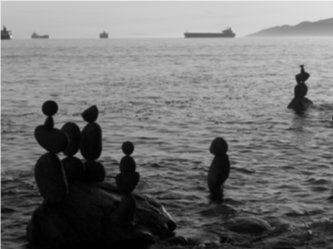
#> input picture 2526-2/img/week9/code/beach.png, 333 x 249 px, given in place of pepper.jpg, which was not available
$ python make_figures.py
#> lines starting #> are read from the running program, lines starting #| are printed output that depends on the picture; after the words box and inside, x2 and y2 are one past the last pixel; in counts of white or black regions, pixels touching at a corner belong together; pictures that were not available may be replaced by others from this repository, and a replacement may not be noted
from pathlib import Path

import matplotlib.pyplot as plt
import numpy as np
from PIL import Image
from scipy import ndimage, signal


ROOT = Path(__file__).resolve().parents[1]
COURSE_ROOT = Path(__file__).resolve().parents[5]
SOURCE = COURSE_ROOT / "slides" / "phần 1" / "week4" / "code"


def load_rgb(name, max_side=None):
#> called with name = 'pepper.jpg', max_side = 360
    img = Image.open(SOURCE / name).convert("RGB")
    if max_side:
        img.thumbnail((max_side, max_side), Image.Resampling.LANCZOS)
    return np.asarray(img).astype(np.float32)


def save_grid(filename, images, titles, cols=None, figsize=None):
#> called with filename = 'filtering-results.png', cols = 5, figsize = (11, 3)
    if cols is None:
        cols = len(images)
    rows = int(np.ceil(len(images) / cols))
#> rows = 1
    if figsize is None:
        figsize = (3.2 * cols, 3.0 * rows)
    fig, axes = plt.subplots(rows, cols, figsize=figsize)
    axes = np.atleast_1d(axes).ravel()
    for ax, img, title in zip(axes, images, titles):
        ax.imshow(np.clip(img, 0, 255).astype(np.uint8))
        ax.set_title(title, fontsize=12, pad=8)
        ax.axis("off")
#> this loop made 5 passes
#> title on passes 1 to 5: 'Gốc', 'Box 9x9', 'Gaussian', 'Median 7x7', 'Unsharp'
    for ax in axes[len(images):]:
        ax.axis("off")
#> this loop made 0 passes
    fig.tight_layout(pad=0.6)
    fig.savefig(ROOT / filename, dpi=180, bbox_inches="tight")
    plt.close(fig)


def per_channel(img, fn):
    return np.dstack([fn(img[..., c]) for c in range(img.shape[-1])])


def gaussian(img, sigma):
    return per_channel(img, lambda ch: ndimage.gaussian_filter(ch, sigma=sigma))


def uniform(img, size):
    return per_channel(img, lambda ch: ndimage.uniform_filter(ch, size=size))


def median(img, size):
    return per_channel(img, lambda ch: ndimage.median_filter(ch, size=size))


def make_filtering_results():
    img = load_rgb("pepper.jpg", max_side=360)
    box = uniform(img, 9)
    gauss = gaussian(img, 2)
    med = median(img, 7)
    blur = gaussian(img, 2.5)
    sharp = np.clip(1.7 * img - 0.5 * blur, 0, 255)
    save_grid(
        "filtering-results.png",
        [img, box, gauss, med, sharp],
        ["Gốc", "Box 9x9", "Gaussian", "Median 7x7", "Unsharp"],
        cols=5,
        figsize=(11, 3),
    )


def correlate_rgb(img, kernel, boundary):
    mode = "same"
    return per_channel(
        img,
        lambda ch: signal.correlate2d(ch, kernel, mode=mode, boundary=boundary, fillvalue=0),
    )


def make_boundary_modes():
    img = load_rgb("pepper.jpg", max_side=300)
    kernel = np.zeros((81, 81), dtype=np.float32)
#> kernel: shape (81, 81) float32; every value is 0
    kernel[10, 64] = 1.0
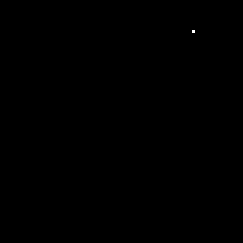
#> kernel: shape (81, 81) float32 (shown 3 times larger); values 0 (black) and 1 (white), 0.02% white in thin lines or dots, all inside (x1, y1, x2, y2) = (64, 10, 65, 11)
    fill = correlate_rgb(img, kernel, "fill")
    wrap = correlate_rgb(img, kernel, "wrap")
    symm = correlate_rgb(img, kernel, "symm")
#> in per_channel (call 7), `return np.dstack([fn(img[..., c]) for c in range(img.shape[-1])])`:
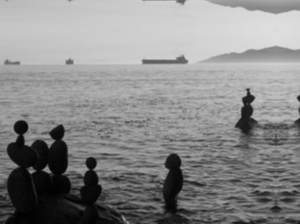
#> returned value: shape (224, 300, 3) float32; min 0, max 223, mean 137.5
    save_grid(
        "boundary-modes.png",
        [img, fill, wrap, symm],
        ["Gốc", "fill = 0", "wrap", "symm"],
        cols=4,
        figsize=(9, 3),
    )
#> the loop in save_grid (call 2), `for ax, img, title in zip(axes, images, titles):` made 4 passes


def make_box_vs_gaussian():
    img = load_rgb("wheatfield.jpg", max_side=520)
#> call 3 of load_rgb, with name = 'wheatfield.jpg', max_side = 520
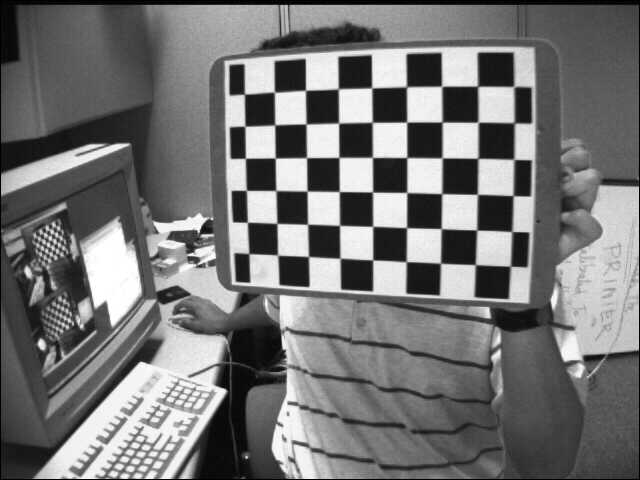
#> input picture 2526-2/img/week9/code/example.jpg, 640 x 480 px, given in place of wheatfield.jpg, which was not available
    crop = img[140:460, 170:490]
    box = uniform(crop, 21)
    gauss = gaussian(crop, 4.0)
#> in per_channel (call 9), `return np.dstack([fn(img[..., c]) for c in range(img.shape[-1])])`:
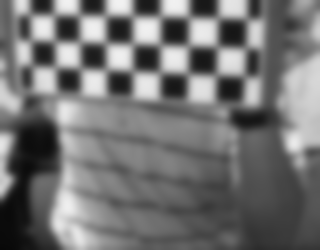
#> returned value: shape (250, 320, 3) float32; min 8.4, max 242, mean 115.6
    save_grid(
        "box-vs-gaussian.png",
        [crop, box, gauss],
        ["Gốc", "Box 21x21", "Gaussian 21x21"],
        cols=3,
        figsize=(8.4, 3),
    )


def make_median_noise():
    rng = np.random.default_rng(7)
    img = load_rgb("pepper.jpg", max_side=360)
    noisy = img.copy()
    mask = rng.random(img.shape[:2])
    noisy[mask < 0.035] = 0
    noisy[(mask >= 0.035) & (mask < 0.07)] = 255
    med = median(noisy, 5)
    gauss = gaussian(noisy, 1.2)
    save_grid(
        "median-noise.png",
        [img, noisy, gauss, med],
        ["Gốc", "Salt-pepper", "Gaussian", "Median 5x5"],
        cols=4,
        figsize=(9, 3),
    )


def make_unsharp():
    img = load_rgb("wheatfield_ori.jpg", max_side=700)
    crop = img[80:390, 170:760]
#> crop: shape (310, 470, 3) float32
    blur = gaussian(crop, 4.0)
    mask = np.clip((crop - blur) * 2 + 128, 0, 255)
#> mask: shape (310, 470, 3) float32
    sharp = np.clip(crop + 1.4 * (crop - blur), 0, 255)
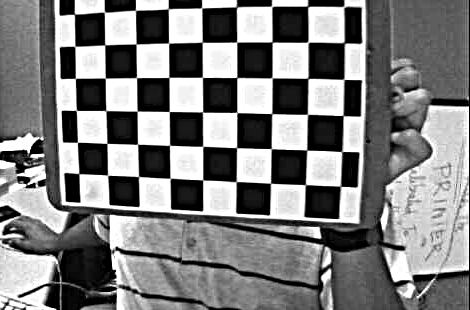
#> sharp: shape (310, 470, 3) float32; min 0, max 255, mean 127.2
    save_grid(
        "unsharp-masking.png",
        [crop, blur, mask, sharp],
        ["Gốc", "Làm mờ", "Mặt nạ", "Sắc nét hơn"],
        cols=4,
        figsize=(10, 3),
    )


def make_shading_correction():
    n = 360
    yy, xx = np.mgrid[0:n, 0:n]
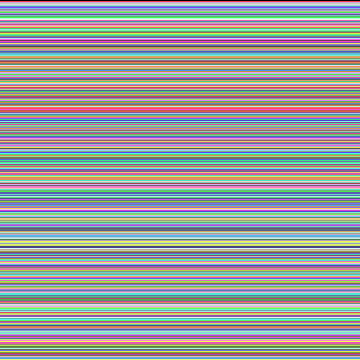
#> yy: shape (360, 360) int64; 360 distinct labels, from 0 to 359; one colour per label, 0 black
    checker = (((xx // 36) + (yy // 36)) % 2).astype(np.float32)
#> checker: shape (360, 360) float32; values 0 (black) and 1 (white), 50% white; 1 white region, box (x1, y1, x2, y2) and area: (0, 0, 360, 360) 64800
    base = 70 + 145 * checker
    shade = 0.55 + 0.45 * (xx / n) + 0.15 * np.sin(2 * np.pi * yy / n)
    observed = np.clip(base * shade, 0, 255)
    estimate = ndimage.gaussian_filter(observed, sigma=28)
    corrected = observed / np.maximum(estimate, 1) * np.mean(estimate)
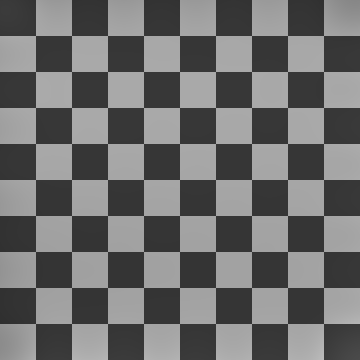
#> corrected: shape (360, 360) float64; min 47.53, max 188.3, mean 109.8
    observed_rgb = np.dstack([observed] * 3)
    estimate_rgb = np.dstack([estimate] * 3)
    corrected_rgb = np.dstack([corrected] * 3)
    save_grid(
        "shading-correction.png",
        [observed_rgb, estimate_rgb, corrected_rgb],
        ["Ảnh có shading", "Nền mờ ước lượng", "Chia để sửa shading"],
        cols=3,
        figsize=(8.4, 3),
    )


def main():
    ROOT.mkdir(parents=True, exist_ok=True)
    make_filtering_results()
    make_boundary_modes()
    make_box_vs_gaussian()
    make_median_noise()
    make_unsharp()
    make_shading_correction()


if __name__ == "__main__":
    main()
